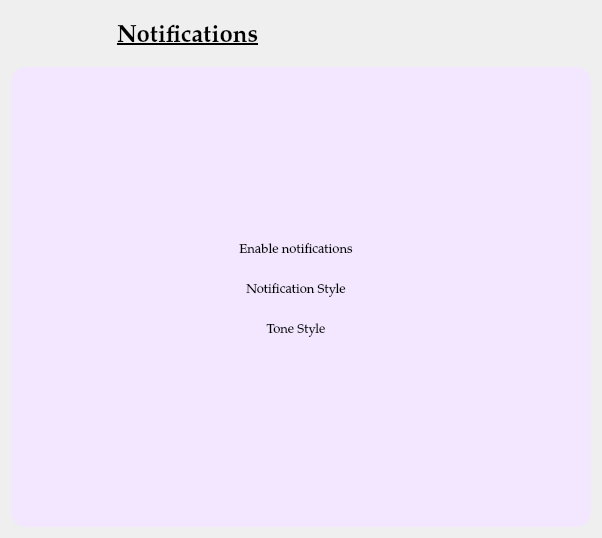
         <widget class="QWidget" name="notifications_page">
          <layout class="QGridLayout" name="gridLayout_7">
           <item row="0" column="0">
            <layout class="QVBoxLayout" name="verticalLayout_12">
             <item>
              <layout class="QHBoxLayout" name="horizontalLayout_10">
               <property name="spacing">
                <number>0</number>
               </property>
               <item>
                <widget class="QLabel" name="label_9">
                 <property name="maximumSize">
                  <size>
                   <width>180</width>
                   <height>80</height>
                  </size>
                 </property>
                 <property name="font">
                  <font>
                   <family>Palatino Linotype</family>
                   <pointsize>18</pointsize>
                   <weight>75</weight>
                   <bold>true</bold>
                   <underline>true</underline>
                  </font>
                 </property>
                 <property name="text">
                  <string>Notifications</string>
                 </property>
                </widget>
               </item>
               <item>
                <widget class="QLabel" name="label_21">
                 <property name="minimumSize">
                  <size>
                   <width>70</width>
                   <height>50</height>
                  </size>
                 </property>
                 <property name="maximumSize">
                  <size>
                   <width>80</width>
                   <height>60</height>
                  </size>
                 </property>
                 <property name="text">
                  <string/>
                 </property>
                 <property name="pixmap">
                  <pixmap resource="resources.qrc">:/images/notification.png</pixmap>
                 </property>
                 <property name="scaledContents">
                  <bool>true</bool>
                 </property>
                </widget>
               </item>
              </layout>
             </item>
             <item>
              <widget class="QFrame" name="frame_8">
               <property name="minimumSize">
                <size>
                 <width>580</width>
                 <height>460</height>
                </size>
               </property>
               <property name="maximumSize">
                <size>
                 <width>900</width>
                 <height>700</height>
                </size>
               </property>
               <property name="styleSheet">
                <string notr="true">background-color: rgb(243, 231, 255);
color:black;
border-radius:15px;</string>
               </property>
               <property name="frameShape">
                <enum>QFrame::StyledPanel</enum>
               </property>
               <property name="frameShadow">
                <enum>QFrame::Raised</enum>
               </property>
               <layout class="QGridLayout" name="gridLayout_6">
                <item row="0" column="0">
                 <layout class="QVBoxLayout" name="verticalLayout_11">
                  <property name="spacing">
                   <number>15</number>
                  </property>
                  <property name="leftMargin">
                   <number>50</number>
                  </property>
                  <property name="rightMargin">
                   <number>50</number>
                  </property>
                  <property name="bottomMargin">
                   <number>15</number>
                  </property>
                  <item>
                   <widget class="QPushButton" name="pushButton_4">
                    <property name="maximumSize">
                     <size>
                      <width>300</width>
                      <height>25</height>
                     </size>
                    </property>
                    <property name="font">
                     <font>
                      <family>Palatino Linotype</family>
                      <pointsize>10</pointsize>
                     </font>
                    </property>
                    <property name="styleSheet">
                     <string notr="true">QPushButton{
	padding-right:10px;
}

QPushButton:checked{
	background-color:white;
	color:black;
	border-radius:3px;
}</string>
                    </property>
                    <property name="text">
                     <string>Enable notifications</string>
                    </property>
                    <property name="checkable">
                     <bool>true</bool>
                    </property>
                   </widget>
                  </item>
                  <item>
                   <widget class="QPushButton" name="pushButton_5">
                    <property name="maximumSize">
                     <size>
                      <width>300</width>
                      <height>25</height>
                     </size>
                    </property>
                    <property name="font">
                     <font>
                      <family>Palatino Linotype</family>
                      <pointsize>10</pointsize>
                     </font>
                    </property>
                    <property name="styleSheet">
                     <string notr="true">QPushButton{
	padding-right:10px;
}

QPushButton:checked{
	background-color:white;
	color:black;
	border-radius:3px;
}</string>
                    </property>
                    <property name="text">
                     <string>Notification Style</string>
                    </property>
                    <property name="checkable">
                     <bool>true</bool>
                    </property>
                   </widget>
                  </item>
                  <item>
                   <widget class="QPushButton" name="pushButton_6">
                    <property name="maximumSize">
                     <size>
                      <width>300</width>
                      <height>25</height>
                     </size>
                    </property>
                    <property name="font">
                     <font>
                      <family>Palatino Linotype</family>
                      <pointsize>10</pointsize>
                     </font>
                    </property>
                    <property name="styleSheet">
                     <string notr="true">QPushButton{
	padding-right:10px;
}

QPushButton:checked{
	background-color:white;
	color:black;
	border-radius:3px;
}</string>
                    </property>
                    <property name="text">
                     <string>Tone Style</string>
                    </property>
                    <property name="checkable">
                     <bool>true</bool>
                    </property>
                   </widget>
                  </item>
                 </layout>
                </item>
               </layout>
              </widget>
             </item>
            </layout>
           </item>
          </layout>
         </widget>
